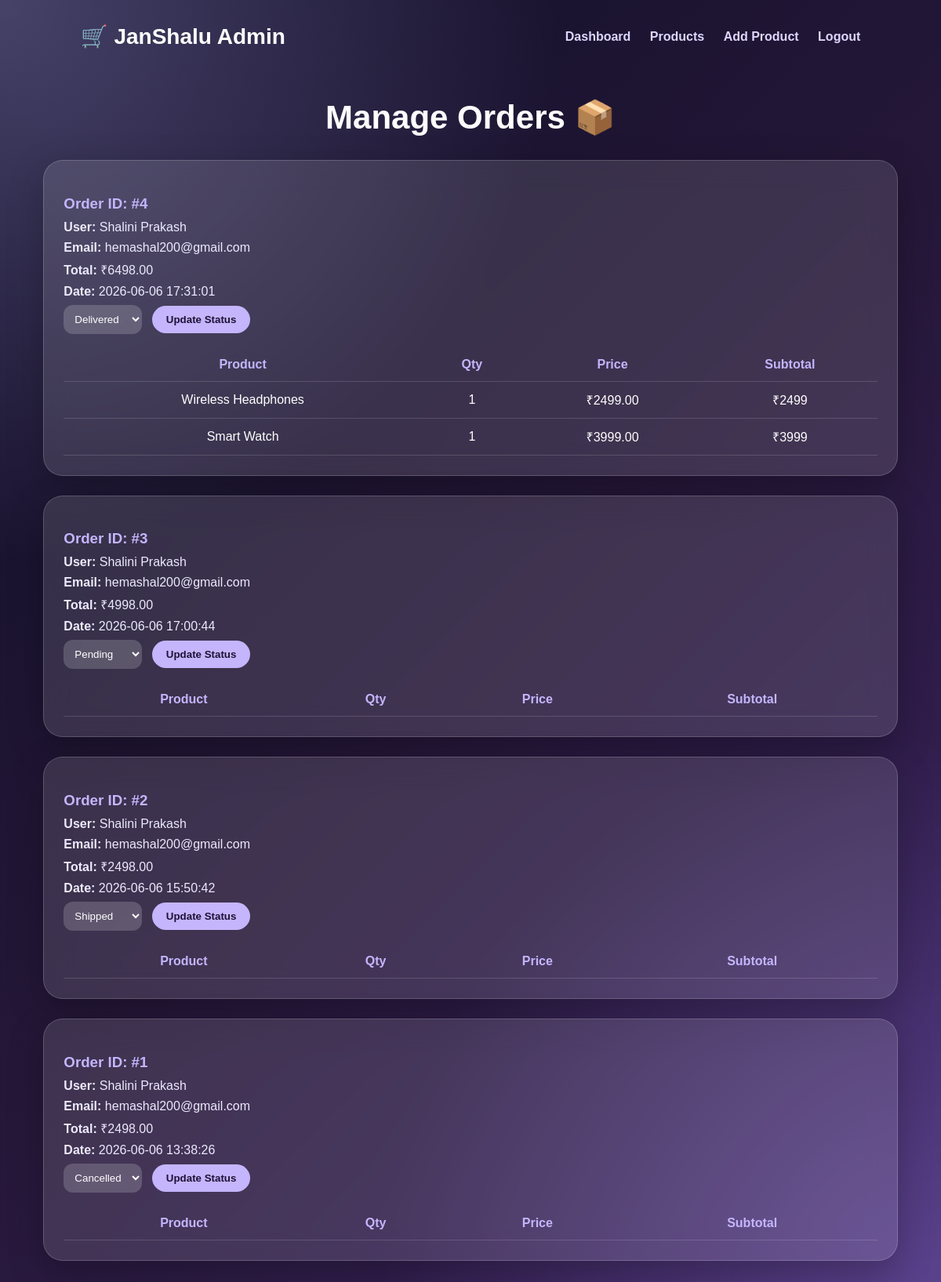
The page /manage_orders.php (signed in) on the database its author committed.
### tables this page shows
CREATE TABLE `orders` (
  `id` int(11) NOT NULL,
  `user_id` int(11) DEFAULT NULL,
  `total_amount` decimal(10,2) DEFAULT NULL,
  `status` varchar(50) DEFAULT 'Pending',
  `order_date` timestamp NOT NULL DEFAULT current_timestamp()
);

CREATE TABLE `users` (
  `id` int(11) NOT NULL,
  `name` varchar(100) DEFAULT NULL,
  `email` varchar(100) DEFAULT NULL,
  `password` varchar(255) DEFAULT NULL,
  `role` enum('admin','user') DEFAULT 'user'
);

CREATE TABLE `order_items` (
  `id` int(11) NOT NULL,
  `order_id` int(11) DEFAULT NULL,
  `product_id` int(11) DEFAULT NULL,
  `quantity` int(11) DEFAULT NULL,
  `price` decimal(10,2) DEFAULT NULL
);

CREATE TABLE `products` (
  `id` int(11) NOT NULL,
  `name` varchar(100) DEFAULT NULL,
  `description` text DEFAULT NULL,
  `price` decimal(10,2) DEFAULT NULL,
  `image` varchar(255) DEFAULT NULL,
  `stock` int(11) DEFAULT NULL
);

### manage_orders.php (the view, shortened to what this page needs)
<?php
include 'db.php';
$orders = mysqli_query($conn, "
    SELECT orders.*, users.name, users.email
    FROM orders
    JOIN users ON orders.user_id = users.id
    ORDER BY orders.order_date DESC
");
?>
<!DOCTYPE html>
<html>
<head>
</head>
<body>
<nav class="navbar">
    <div class="logo">🛒 JanShalu Admin</div>
    <div>
        <a href="admin_dashboard.php">Dashboard</a>
        <a href="manage_products.php">Products</a>
        <a href="add_product.php">Add Product</a>
        <a href="logout.php">Logout</a>
    </div>
</nav>
<div class="container">
    <h1>Manage Orders 📦</h1>
    <?php if (mysqli_num_rows($orders) > 0) { ?>
        <?php while ($order = mysqli_fetch_assoc($orders)) { ?>
            <div class="order-card">
                <h3>Order ID: #<?php echo $order['id']; ?></h3>
                <p><b>User:</b> <?php echo $order['name']; ?></p>
                <p><b>Email:</b> <?php echo $order['email']; ?></p>
                <p><b>Total:</b> ₹<?php echo $order['total_amount']; ?></p>
                <p><b>Date:</b> <?php echo $order['order_date']; ?></p>
                <form method="POST">
                    <select name="status">
                        <option value="Pending" <?php if ($order['status'] == 'Pending') echo 'selected'; ?>>Pending</option>
                        <option value="Shipped" <?php if ($order['status'] == 'Shipped') echo 'selected'; ?>>Shipped</option>
                        <option value="Delivered" <?php if ($order['status'] == 'Delivered') echo 'selected'; ?>>Delivered</option>
                        <option value="Cancelled" <?php if ($order['status'] == 'Cancelled') echo 'selected'; ?>>Cancelled</option>
                    </select>
                    <button type="submit" name="update_status">Update Status</button>
                </form>
                <?php
                $order_id = $order['id'];
                $items = mysqli_query($conn, "
                    SELECT order_items.*, products.name
                    FROM order_items
                    JOIN products ON order_items.product_id = products.id
                    WHERE order_items.order_id = $order_id
                ");
                ?>
                <table>
                    <tr>
                        <th>Product</th>
                        <th>Qty</th>
                        <th>Price</th>
                        <th>Subtotal</th>
                    </tr>
                    <?php while ($item = mysqli_fetch_assoc($items)) { ?>
                        <tr>
                            <td><?php echo $item['name']; ?></td>
                            <td><?php echo $item['quantity']; ?></td>
                            <td>₹<?php echo $item['price']; ?></td>
                            <td>₹<?php echo $item['quantity'] * $item['price']; ?></td>
                        </tr>
                    <?php } ?>
                </table>
            </div>
        <?php } ?>
    <?php } else { ?>
        <div class="empty">
            <h2>No orders found 📦</h2>
        </div>
    <?php } ?>
</div>
</body>
</html>

### manage_orders.php (style rules this page uses)
body { min-height: 100vh; background: radial-gradient(circle at top left, rgba(196,181,253,0.3), transparent 35%), radial-gradient(circle at bottom right, rgba(167,139,250,0.3), transparent 35%), linear-gradient(135deg,#0f1028,#251738,#3b235f); color: white; font-family: Poppins, Arial, sans-serif; }
.navbar { padding: 22px 8%; display: flex; justify-content: space-between; align-items: center; }
.logo { font-size: 28px; font-weight: 800; }
.navbar a { color: #ddd6fe; text-decoration: none; margin-left: 20px; font-weight: bold; }
.container { width: 92%; margin: 40px auto; }
h1 { text-align: center; margin-bottom: 30px; font-size: 42px; }
.order-card { background: rgba(255,255,255,0.12); border: 1px solid rgba(255,255,255,0.18); backdrop-filter: blur(18px); padding: 25px; border-radius: 25px; margin-bottom: 25px; box-shadow: 0 15px 45px rgba(0,0,0,0.25); }
.order-card h3 { color: #c4b5fd; margin-bottom: 10px; }
.order-card p { margin: 8px 0; color: #ede9fe; }
table { width: 100%; margin-top: 18px; border-collapse: collapse; }
th, td { padding: 12px; border-bottom: 1px solid rgba(255,255,255,0.15); text-align: center; }
th { color: #c4b5fd; }
select { padding: 10px; border-radius: 12px; border: none; outline: none; background: rgba(255,255,255,0.18); color: white; }
select option { color: black; }
button { padding: 10px 18px; border: none; border-radius: 20px; background: #c4b5fd; color: #1e1235; font-weight: bold; cursor: pointer; margin-left: 8px; }

### rows shown on the page
orders: id "4", user.name "Shalini Prakash", user.email "hemashal200@gmail.com", total_amount "6498.00", order_date "2026-06-06 17:31:01", status "Delivered"
order_items: product.name "Wireless Headphones", quantity "1", price "2499.00", $item['quantity'] * $item['price'] "2499"
order_items: product.name "Smart Watch", quantity "1", price "3999.00", $item['quantity'] * $item['price'] "3999"
orders: id "3", user.name "Shalini Prakash", user.email "hemashal200@gmail.com", total_amount "4998.00", order_date "2026-06-06 17:00:44", status "Pending"
orders: id "2", user.name "Shalini Prakash", user.email "hemashal200@gmail.com", total_amount "2498.00", order_date "2026-06-06 15:50:42", status "Shipped"
orders: id "1", user.name "Shalini Prakash", user.email "hemashal200@gmail.com", total_amount "2498.00", order_date "2026-06-06 13:38:26", status "Cancelled"
